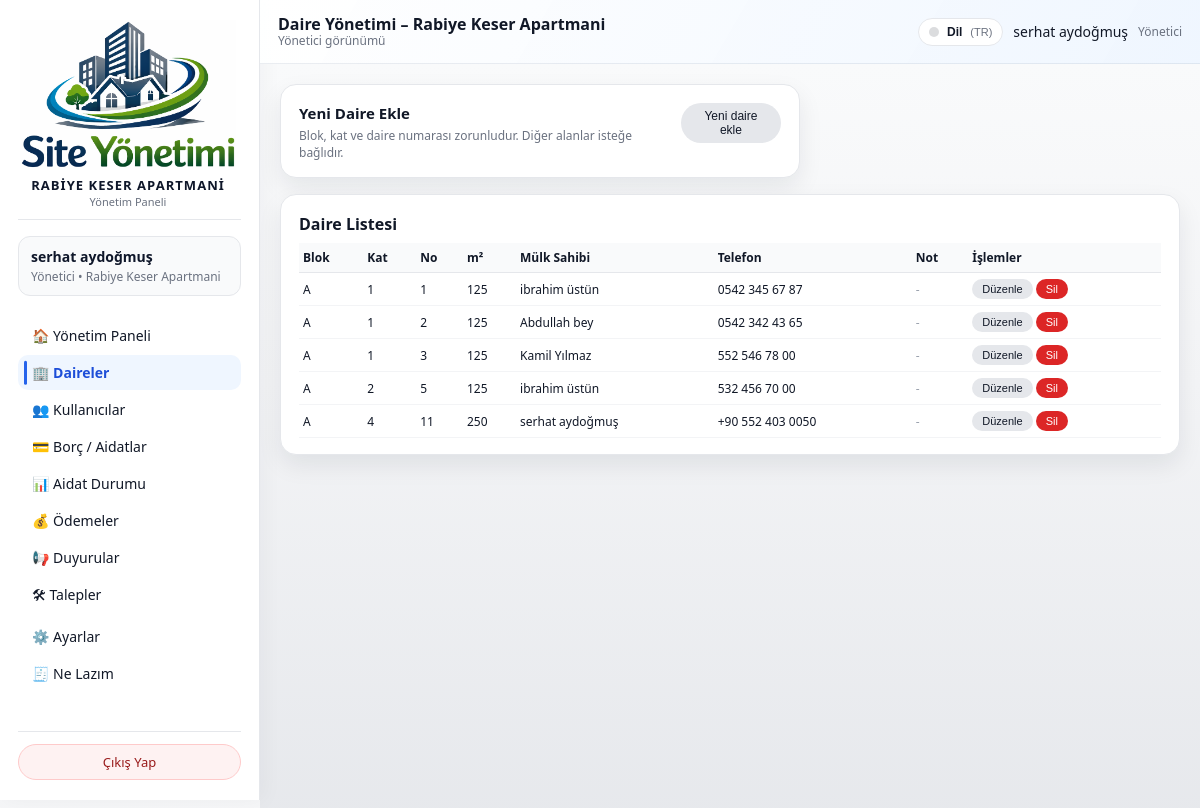
Page /admin/apartments (signed in) on the committed database.
### models/apartment_model.py (models this page shows, shortened)
class Apartment(db.Model):
    __tablename__ = "apartments"
    id = db.Column(db.Integer, primary_key=True)
    site_id = db.Column(db.Integer, db.ForeignKey("sites.id"), nullable=False)
    block = db.Column(db.String(50), nullable=False)
    floor = db.Column(db.String(20), nullable=False)
    number = db.Column(db.String(20), nullable=False)
    area_m2 = db.Column(db.Float, nullable=True)
    owner_name = db.Column(db.String(120))
    owner_phone = db.Column(db.String(32))
    notes = db.Column(db.Text)
    users = db.relationship("User", backref="apartment", lazy="dynamic")
    bills = db.relationship("Bill", backref="apartment", lazy="dynamic")
    payments = db.relationship("Payment", backref="apartment", lazy="dynamic")
    tickets = db.relationship("Ticket", backref="apartment", lazy="dynamic")

### routes/admin_routes.py (the view, shortened to what this page needs)
@admin_bp.route("/apartments", methods=["GET", "POST"])
@admin_required
def manage_apartments():
    admin_user = _get_current_admin()
    site_id = session.get("active_site_id") or (admin_user.site_id if admin_user else None)
    if not site_id:
        flash("Bu sayfayı kullanabilmek için bir siteye atanmış olmanız gerekiyor.", "error")
        return redirect(url_for("index"))
    apartments = []
    try:
        apartments = (
            Apartment.query
            .filter_by(site_id=site_id)
            .order_by(
                Apartment.block.asc(),
                Apartment.floor.asc(),
                Apartment.number.asc(),
            )
            .all()
        )
    except SQLAlchemyError as exc:
        current_app.logger.exception("Daire listesi alınamadı: %s", exc)
        flash("Daire listesi alınırken bir hata oluştu.", "error")
    return render_template("admin/daireler.html", apartments=apartments)

### routes/admin_routes.py (called while the page is built)
def admin_required(view_func):
    @wraps(view_func)
    def wrapped_view(*args, **kwargs):
        user_id = session.get("user_id")
        role = session.get("user_role")
        if not user_id:
            flash("Devam etmek için lütfen giriş yapın.", "info")
            return redirect(url_for("auth.login"))
        if role not in ("admin", "super_admin"):
            flash("Bu alana sadece yönetici kullanıcılar erişebilir.", "error")
            return redirect(url_for("index"))
        return view_func(*args, **kwargs)
    return wrapped_view

def _get_current_admin():
    user_id = session.get("user_id")
    if not user_id:
        return None
    try:
        return User.query.get(user_id)
    except SQLAlchemyError as exc:
        current_app.logger.exception("Admin bilgisi alınamadı: %s", exc)
        return None

@admin_bp.app_context_processor
def inject_site_name():
    name = session.get("site_name")
    if not name:
        name = get_site_display_name()  # DB'den oku (SystemSetting)
        session["site_name"] = name
    return {"current_site_name": name}

def get_site_display_name() -> str:
    default_name = "Site / Apartman"
    try:
        settings = SystemSetting.get_singleton()
        if settings and getattr(settings, "site_name", None):
            name = (settings.site_name or "").strip()
            if name:
                return name
    except SQLAlchemyError as exc:
        current_app.logger.exception("Site adı okunamadı: %s", exc)
    return default_name

@admin_bp.app_context_processor
def inject_site_name():
    name = session.get("site_name")
    if not name:
        name = get_site_display_name()  # DB'den oku (SystemSetting)
        session["site_name"] = name
    return {"current_site_name": name}

### templates/admin/daireler.html (shortened to what this page needs)
{% extends "base.html" %}
{% set LANG = session.get('lang','tr') %}
{% macro tp(k) -%}
  {{ I18N_PAGE.get(LANG, I18N_PAGE['tr']).get(k, I18N_PAGE['tr'].get(k, k)) }}
{%- endmacro %}
{% block topbar_title %}
  {{ tp('topbar_title') }}
  {% if session.active_site_name %}
    – {{ session.active_site_name }}
  {% elif current_site_name %}
    – {{ current_site_name }}
  {% endif %}
{% endblock %}
{% block content %}
<div class="dashboard-grid">
  <section>
    <div class="card card--compact">
      <div class="card-header-inline">
        <div>
          <h2 style="font-size:15px; margin:0 0 4px;">{{ tp('new_title') }}</h2>
          <p style="font-size:12px; color:#6b7280; margin:0;">
            {{ tp('new_desc') }}
          </p>
        </div>
        <button type="button"
                class="btn-mini btn-toggle-new-apt"
                aria-expanded="false">
        </button>
      </div>
    </div>
  </section>
  <section>
    <div class="card">
      <h2 style="font-size:16px; margin-bottom:8px;">{{ tp('list_title') }}</h2>
      {% if apartments %}
        <div style="width:100%; overflow-x:auto;">
          <table style="width:100%; border-collapse:collapse; font-size:12px;">
            <thead>
              <tr style="background:#f9fafb; border-bottom:1px solid #e5e7eb;">
                <th style="text-align:left; padding:6px 4px;">{{ tp('col_block') }}</th>
                <th style="text-align:left; padding:6px 4px;">{{ tp('col_floor') }}</th>
                <th style="text-align:left; padding:6px 4px;">{{ tp('col_no') }}</th>
                <th style="text-align:left; padding:6px 4px;">{{ tp('col_m2') }}</th>
                <th style="text-align:left; padding:6px 4px;">{{ tp('col_owner') }}</th>
                <th style="text-align:left; padding:6px 4px;">{{ tp('col_phone') }}</th>
                <th style="text-align:left; padding:6px 4px;">{{ tp('col_note') }}</th>
                <th style="text-align:left; padding:6px 4px;">{{ tp('col_actions') }}</th>
              </tr>
            </thead>
            <tbody>
              {% for apt in apartments %}
                <tr class="apt-row" data-apartment-id="{{ apt.id }}" style="border-bottom:1px solid #f3f4f6;">
                  <td data-field="block" style="padding:6px 4px; white-space:nowrap;">{{ apt.block }}</td>
                  <td data-field="floor" style="padding:6px 4px; white-space:nowrap;">{{ apt.floor }}</td>
                  <td data-field="number" style="padding:6px 4px; white-space:nowrap;">{{ apt.number }}</td>
                  <td data-field="area_m2" style="padding:6px 4px; white-space:nowrap;">
                    {% if apt.area_m2 %}
                      {{ "%.0f"|format(apt.area_m2) }}
                    {% else %}
                      <span style="color:#9ca3af;">{{ tp('dash') }}</span>
                    {% endif %}
                  </td>
                  <td data-field="owner_name" style="padding:6px 4px;">
                    {% if apt.owner_name %}
                      {{ apt.owner_name }}
                    {% else %}
                      <span style="color:#9ca3af;">{{ tp('not_specified') }}</span>
                    {% endif %}
                  </td>
                  <td data-field="owner_phone" style="padding:6px 4px; white-space:nowrap;">
                    {% if apt.owner_phone %}
                      {{ apt.owner_phone }}
                    {% else %}
                      <span style="color:#9ca3af;">{{ tp('dash') }}</span>
                    {% endif %}
                  </td>
                  <td data-field="notes" style="padding:6px 4px; max-width:200px;">
                    {% if apt.notes %}
                      <span style="display:inline-block; max-width:200px; white-space:nowrap; overflow:hidden; text-overflow:ellipsis;">
                        {{ apt.notes }}
                      </span>
                    {% else %}
                      <span style="color:#9ca3af;">{{ tp('dash') }}</span>
                    {% endif %}
                  </td>
                  <td style="padding:6px 4px; white-space:nowrap;">
                    <button type="button" class="btn-table btn-edit-apt">{{ tp('edit') }}</button>
                    <form method="post"
                          action="{{ url_for('admin.delete_apartment', apartment_id=apt.id) }}"
                          style="display:inline;">
                      <button type="submit"
                              class="btn-table btn-danger"
                              onclick="return confirm('{{ tp('confirm_delete') }}');">
                        {{ tp('delete') }}
                      </button>
                    </form>
                  </td>
                </tr>
              {% endfor %}
            </tbody>
          </table>
        </div>
      {% else %}
        <p style="font-size:13px; color:#6b7280;">{{ tp('no_apartments') }}</p>
      {% endif %}
    </div>
  </section>
</div>
{% endblock %}

### static/css/app.css (style rules this page uses)
:root { --bg: #f3f4f6; --bg-soft: #e5e7eb; --sidebar-bg: #020617; --card-bg: #ffffff; --border-subtle: #e5e7eb; --accent: #2563eb; --accent-soft: rgba(37, 99, 235, 0.08); --text-main: #111827; --text-muted: #6b7280; --text-on-dark: #e5e7eb; --radius-lg: 16px; --radius-md: 12px; --radius-sm: 8px; --shadow-soft: 0 18px 45px rgba(15, 23, 42, 0.24); --shadow-card: 0 10px 25px rgba(15, 23, 42, 0.08); --sidebar-width: 260px; --transition-fast: 150ms ease-out; --transition-med: 220ms ease-out; }
*, *::before, *::after { box-sizing: border-box; }
html, body { margin: 0; padding: 0; width: 100%; max-width: 100vw; overflow-x: hidden; }
body { font-family: system-ui, -apple-system, BlinkMacSystemFont, "SF Pro Text", "Segoe UI", sans-serif; background: radial-gradient(circle at top left, #e5f0ff 0, #f3f4f6 45%, #ffffff 100%); color: var(--text-main); }
.card { background: var(--card-bg); border-radius: var(--radius-lg); padding: 18px 18px 16px; box-shadow: var(--shadow-card); border: 1px solid var(--border-subtle); transition: transform var(--transition-med), box-shadow var(--transition-med), border-color var(--transition-med), background var(--transition-med); }
.card h1, .card h2 { margin-top: 0; }
.btn-mini { border: none; border-radius: 999px; padding: 6px 12px; font-size: 12px; cursor: pointer; background: #e5e7eb; color: #111827; }
.dashboard-grid { display: flex; flex-direction: column; gap: 16px; }
.card--compact { max-width: 520px; }
.card-header-inline { display: flex; align-items: flex-start; justify-content: space-between; gap: 12px; }

### templates/admin/daireler.html (style rules this page uses)
.btn-table { padding: 4px 10px; border-radius: 999px; border: none; font-size: 11px; cursor: pointer; display: inline-flex; align-items: center; justify-content: center; gap: 4px; }
.btn-edit-apt { background: #e5e7eb; color: #111827; }
.btn-danger { background: #dc2626; color: #ffffff; }

### rows in the picture
Apartment: block "A", floor "1", number "1", area_m2 "125", owner_name "ibrahim üstün", owner_phone "0542 345 67 87", get "- Düzenle Sil"
Apartment: block "A", floor "1", number "2", area_m2 "125", owner_name "Abdullah bey", owner_phone "0542 342 43 65", get "- Düzenle Sil"
Apartment: block "A", floor "1", number "3", area_m2 "125", owner_name "Kamil Yılmaz", owner_phone "552 546 78 00", get "- Düzenle Sil"
Apartment: block "A", floor "2", number "5", area_m2 "125", owner_name "ibrahim üstün", owner_phone "532 456 70 00", get "- Düzenle Sil"
Apartment: block "A", floor "4", number "11", area_m2 "250", owner_name "serhat aydoğmuş", owner_phone "+90 552 403 0050", get "- Düzenle Sil"

### other values in the picture
{{ site_name }} "RABIYE KESER APARTMANI"
{{ I18N.get(LANG, I18N['tr']).get(k, I18N['tr'].get(k, k)) }} "Yönetim Paneli Yönetici • Yönetim Paneli Daireler Kullanıcılar Borç / Aidatlar Aidat Durumu Ödemeler Duyurular Talepler Ayarlar Ne Lazım Çıkış Yap Yönetici görünümü Dil Yönetici"
{{ user_name }} "serhat aydoğmuş"
{{ active_site_name or fallback_site_name }} "Rabiye Keser Apartmani"
{{ I18N_PAGE.get(LANG, I18N_PAGE['tr']).get(k, I18N_PAGE['tr'].get(k, k)) }} "Daire Yönetimi Yeni Daire Ekle Blok, kat ve daire numarası zorunludur. Diğer alanlar isteğe bağlıdır. Daire Listesi Blok Kat No m² Mülk Sahibi Telefon Not İşlemler"
{{ session.active_site_name }} "Rabiye Keser Apartmani"
{{ LANG|upper }} "TR"
